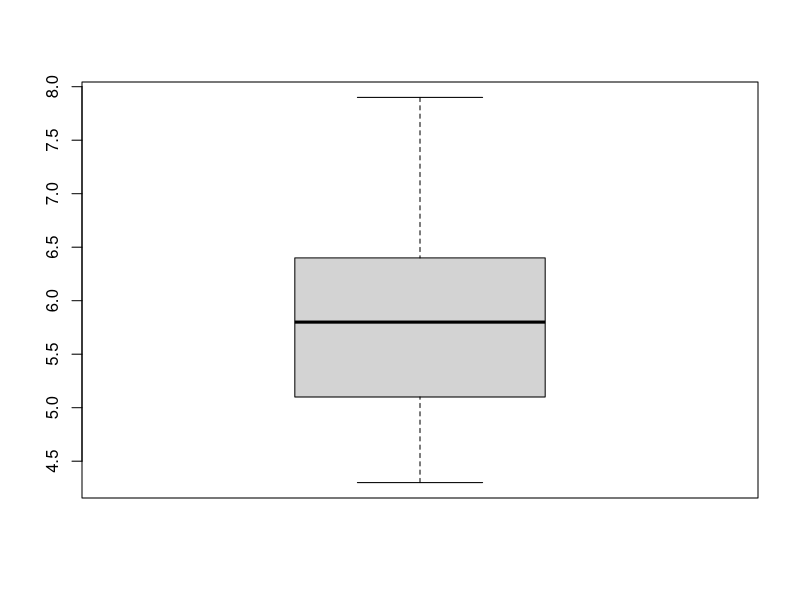
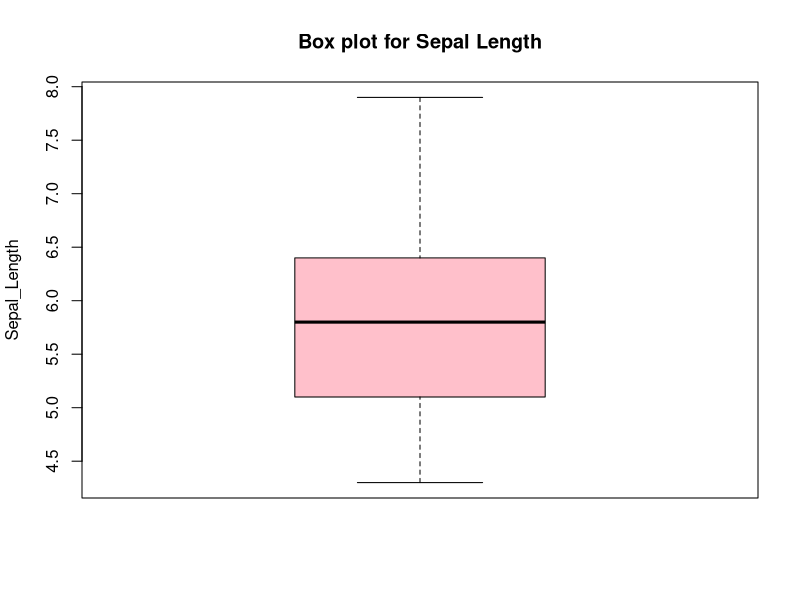
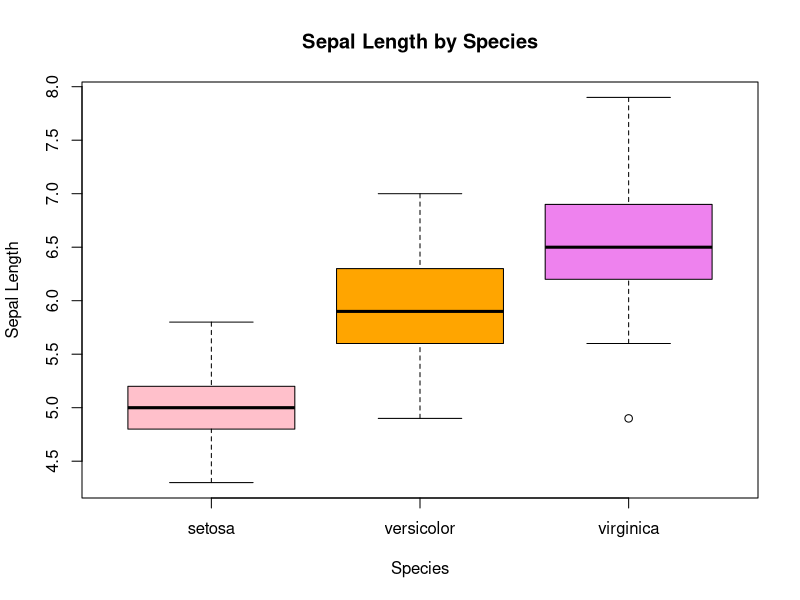
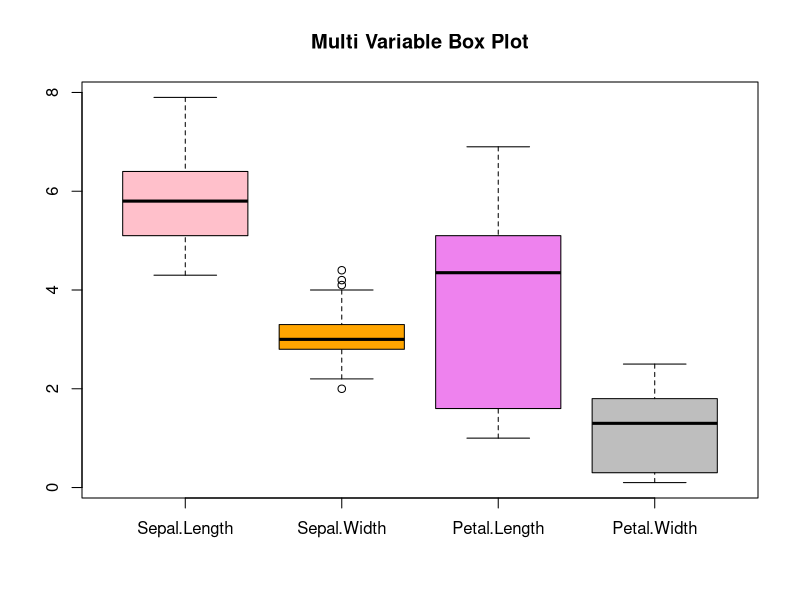

Reproduce these figures in R, in order.
data(iris)
str(iris)
View(iris)
class(iris)
?iris

boxplot(iris$Sepal.Length)
boxplot(iris$Sepal.Length,
        main = "Box plot for Sepal Length",
        ylab = "Sepal_Length",
        col = 'pink')

boxplot(Sepal.Length ~ Species,
        data = iris,
        main = "Sepal Length by Species",
        xlab = "Species",
        ylab = "Sepal Length",
        col = c('pink', 'orange', 'violet'))

boxplot(iris[,1:4],
        main = "Multi Variable Box Plot",
        col = c('pink', 'orange', 'violet', 'grey'))